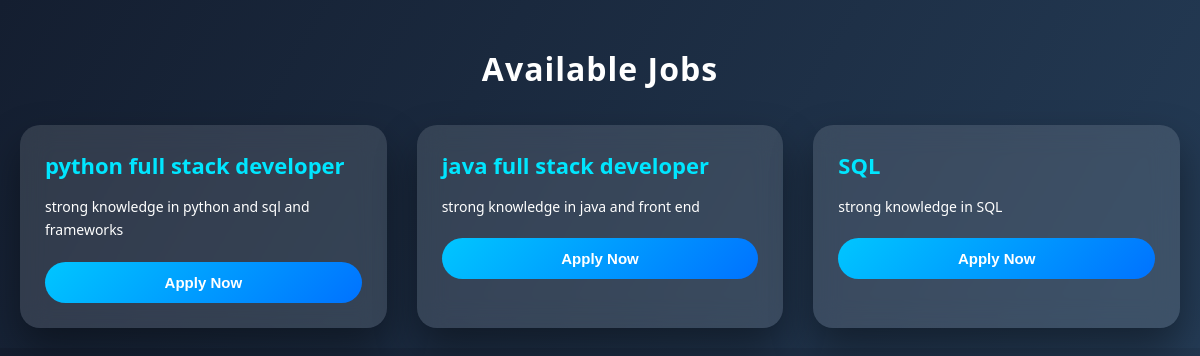
The page /applications/jobs/ (signed in) on the database as committed earlier.
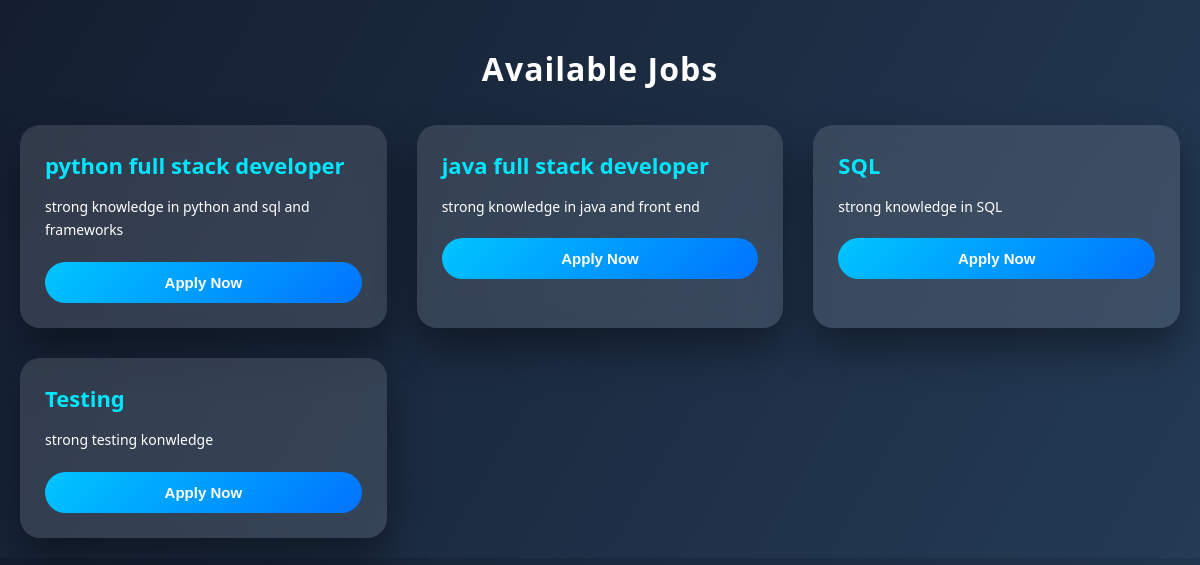
The same page on the database as committed later.
### jobs/models.py (models this page shows, shortened)
class Job(models.Model):
    title=models.CharField(max_length=100)
    company=models.CharField(max_length=100)
    description=models.TextField()
    recruiter=models.ForeignKey(User,on_delete=models.CASCADE)
    created_at=models.DateTimeField(auto_now_add=True)

### applications/views.py (the view)
# urls.py: path('jobs/', view_jobs, name='view_jobs'),
@login_required
def view_jobs(request):
    if request.user.role != "jobseeker":
        return redirect("view_applications")
    jobs = Job.objects.all()
    return render(request, "applications/view_jobs.html", {"jobs": jobs})

### applications/templates/applications/view_jobs.html (shortened to what this page needs)
{% load static %}
<!DOCTYPE html>
<html>
<head>
    <link rel="stylesheet" href="{% static 'applications/css/jobs.css' %}">
</head>
<body>
<h2 class="page-title">Available Jobs</h2>
<div class="jobs-container">
{% for job in jobs %}
  <div class="job-card">
      <h3>{{ job.title }}</h3>
      <p>{{ job.description }}</p>
      <button class="apply-btn" data-job-id="{{ job.id }}">
          Apply Now
      </button>
  </div>
{% endfor %}
</div>
</body>
</html>

Rows that differ between the two databases and show on the page:
added Job: title "Testing", description "strong testing konwledge"
